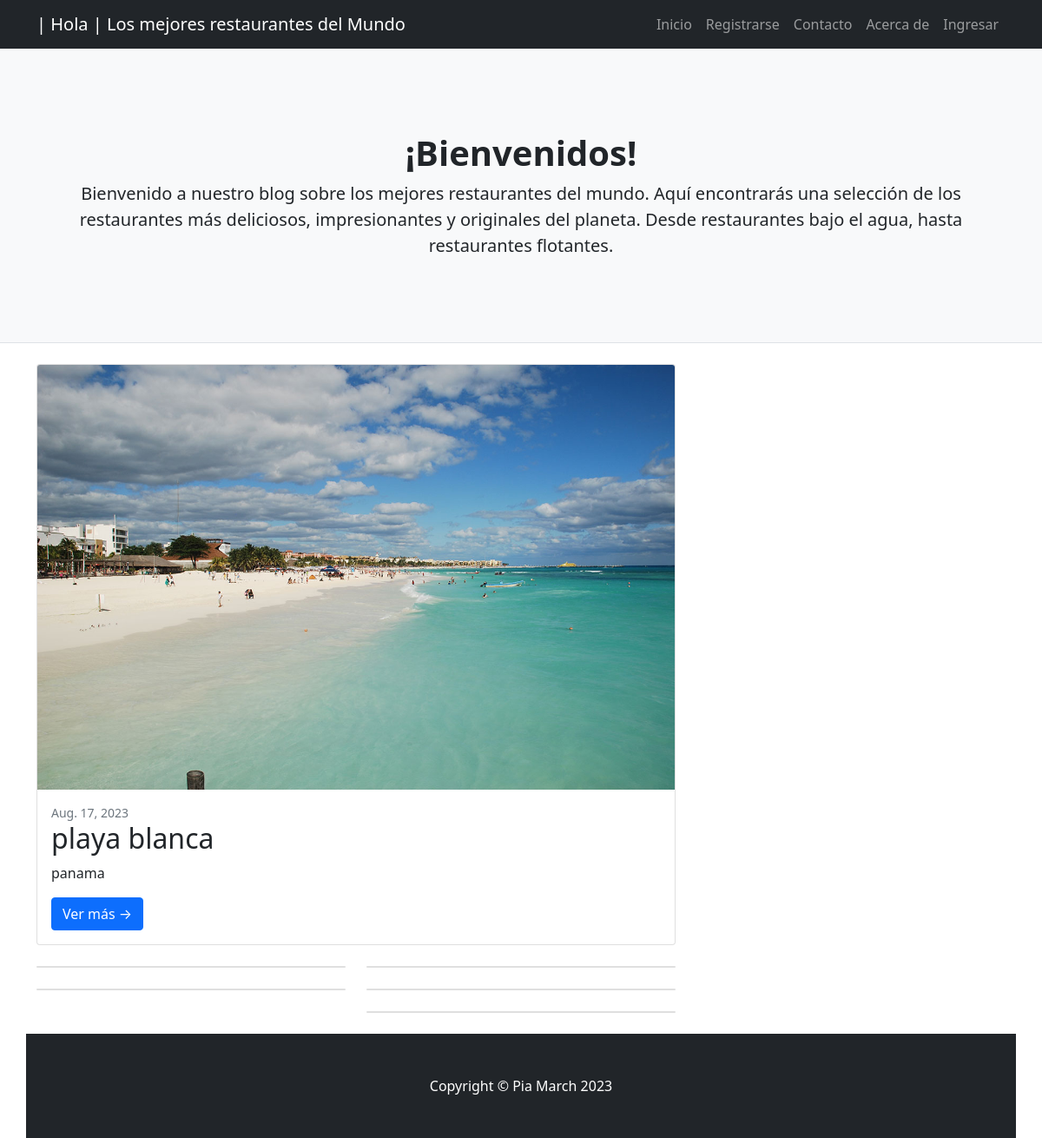
/final_app/, run on an earlier commit of the app's database.
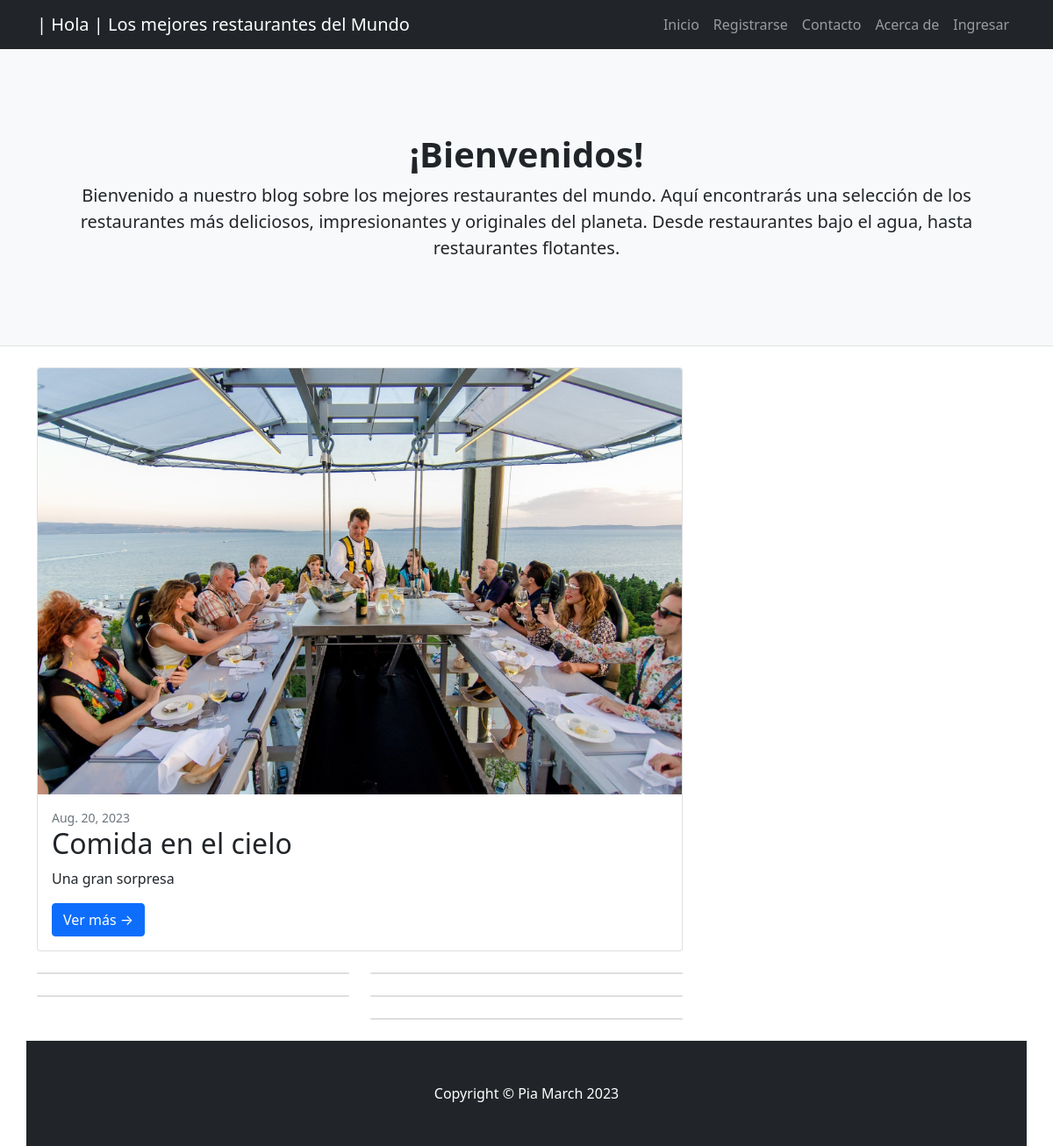
And on a later commit of the database.
### final_app/models.py (models this page shows)
class Post(models.Model):
    titulo = models.CharField(max_length=100)
    sub_titulo = models.CharField(max_length=100)
    texto = models.TextField(max_length=3000)
    publicado_el = models.DateField(auto_now_add=True)
    imagen = models.ImageField(upload_to="posteos", null="True", blank=True)

### final_app/views.py (the view)
# urls.py: path('final_app/', index, name="final_app_index"),
def index(request):
    posts = Post.objects.order_by('-publicado_el').all()
    return render(request, "final_app/index.html", {"posts": posts})

### final_app/templates/final_app/index.html (shortened to what this page needs)
{% extends 'final_app/base.html' %}
{% block contenido %}
<div class="container">
    <div class="row">
        <div class="col-lg-8">
            {% if posts %}
                <div class="card mb-4">
                    {% if posts.0 %}
                    <a href="#!"><img class="card-img-top" src="{{posts.0.imagen.url}}" alt="..." /></a>
                    <div class="card-body">
                        <div class="small text-muted">{{posts.0.publicado_el}}</div>
                        <h2 class="card-title">{{posts.0.titulo}}</h2>
                        <p class="card-text">{{posts.0.sub_titulo}}</p>
                        <a class="btn btn-primary" href="{% url 'final_app_detalle' posts.0.id %}">Ver más →</a>
                    </div>
                    {% endif %}
                </div>
                <div class="row">
                    <div class="col-lg-6">
                        <div class="card mb-4">
                        </div>
                        <div class="card mb-4">
                        </div>
                    </div>
                    <div class="col-lg-6">
                        <div class="card mb-4">
                        </div>
                        <div class="card mb-4">
                        </div>
                        <div class="card mb-4">
                        </div>
                    </div>
                </div>
            {% else %}
                <h3>¡ No hay post - Puedes subir el tuyo registrándote o iniciando sesión ! </h3>
            {% endif %}
            </div>
{% endblock %}

### final_app/templates/final_app/base.html (shortened to what this page needs)
<!DOCTYPE html>
<html lang="en">
    <head>
        {% load static %}
        <link href="{% static 'final_app/css/styles.css' %}" rel="stylesheet" />
    </head>
    <body>
        <nav class="navbar navbar-expand-lg navbar-dark bg-dark">
            <div class="container">
                <a class="navbar-brand" href="{% url 'final_app_index' %}">
                    | Hola {{user.first_name}} |
                    Los mejores restaurantes del Mundo
                </a>
                <div class="collapse navbar-collapse" id="navbarSupportedContent">
                    <ul class="navbar-nav ms-auto mb-2 mb-lg-0">
                        <li class="nav-item"><a class="nav-link" href="{% url 'final_app_index' %}">Inicio</a></li>
                        <li class="nav-item"><a class="nav-link" href="{% url 'final_app_signup' %}">Registrarse</a></li>
                        <li class="nav-item"><a class="nav-link" href="{% url 'final_app_mensajes_crear' %}">Contacto</a></li>
                        <li class="nav-item"><a class="nav-link" href="{% url 'final_app_about' %}">Acerca de</a></li>
                        {% if user.is_authenticated %}
                            <li class="nav-item"><a class="nav-link" href="{% url 'final_app_listar' %}">Panel de Control</a></li>
                            <li class="nav-item"><a class="nav-link" href="{% url 'final_app_logout' %}">Salir</a></li>
                        {% else %}
                            <li class="nav-item"><a class="nav-link" href="{% url 'final_app_login' %}">Ingresar</a></li>
                        {% endif %}
                    </ul>
                </div>
            </div>
        </nav>
        <header class="py-5 bg-light border-bottom mb-4">
            <div class="container">
                <div class="text-center my-5">
                    <h1 class="fw-bolder">¡Bienvenidos!</h1>
                    <p class="lead mb-0">Bienvenido a nuestro blog sobre los mejores restaurantes del mundo. Aquí encontrarás una selección de los restaurantes más deliciosos, impresionantes y originales del planeta. Desde restaurantes bajo el agua, hasta restaurantes flotantes. </p>
                </div>
            </div>
        </header>
       {% block contenido %} {% endblock %}
        <footer class="py-5 bg-dark">
            <div class="container"><p class="m-0 text-center text-white">Copyright &copy; Pia March 2023</p></div>
        </footer>
    </body>
</html>

What changed in the data, as far as the page shows it:
removed Post: imagen (picture), publicado_el "Aug. 17, 2023", titulo "playa blanca", sub_titulo "panama"
added Post: imagen (picture), publicado_el "Aug. 20, 2023", titulo "Comida en el cielo", sub_titulo "Una gran sorpresa"
